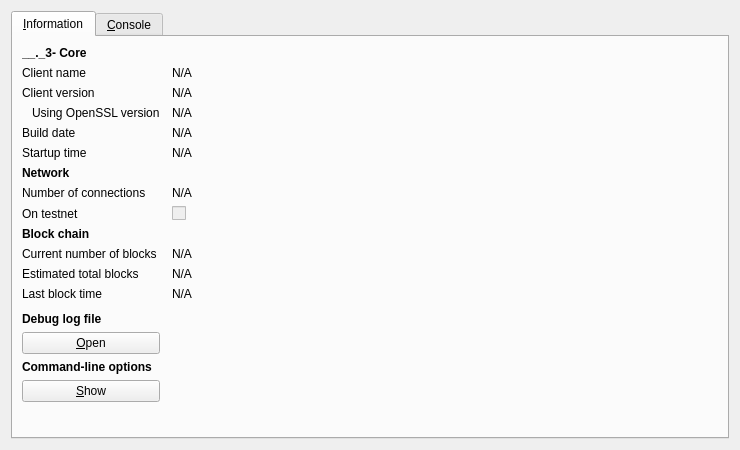
<?xml version="1.0" encoding="UTF-8"?>
<ui version="4.0">
 <class>RPCConsole</class>
 <widget class="QDialog" name="RPCConsole">
  <property name="geometry">
   <rect>
    <x>0</x>
    <y>0</y>
    <width>740</width>
    <height>450</height>
   </rect>
  </property>
  <property name="windowTitle">
   <string>__._3- - Debug window</string>
  </property>
  <layout class="QVBoxLayout" name="verticalLayout_2">
   <item>
    <widget class="QTabWidget" name="tabWidget">
     <property name="currentIndex">
      <number>0</number>
     </property>
     <widget class="QWidget" name="tab_info">
      <attribute name="title">
       <string>&amp;Information</string>
      </attribute>
      <layout class="QGridLayout" name="gridLayout" columnstretch="0,1">
       <property name="horizontalSpacing">
        <number>12</number>
       </property>
       <item row="0" column="0">
        <widget class="QLabel" name="label_9">
         <property name="font">
          <font>
           <weight>75</weight>
           <bold>true</bold>
          </font>
         </property>
         <property name="text">
          <string>__._3- Core</string>
         </property>
        </widget>
       </item>
       <item row="1" column="0">
        <widget class="QLabel" name="label_5">
         <property name="text">
          <string>Client name</string>
         </property>
        </widget>
       </item>
       <item row="1" column="1">
        <widget class="QLabel" name="clientName">
         <property name="cursor">
          <cursorShape>IBeamCursor</cursorShape>
         </property>
         <property name="text">
          <string>N/A</string>
         </property>
         <property name="textFormat">
          <enum>Qt::PlainText</enum>
         </property>
         <property name="textInteractionFlags">
          <set>Qt::LinksAccessibleByMouse|Qt::TextSelectableByKeyboard|Qt::TextSelectableByMouse</set>
         </property>
        </widget>
       </item>
       <item row="2" column="0">
        <widget class="QLabel" name="label_6">
         <property name="text">
          <string>Client version</string>
         </property>
        </widget>
       </item>
       <item row="2" column="1">
        <widget class="QLabel" name="clientVersion">
         <property name="cursor">
          <cursorShape>IBeamCursor</cursorShape>
         </property>
         <property name="text">
          <string>N/A</string>
         </property>
         <property name="textFormat">
          <enum>Qt::PlainText</enum>
         </property>
         <property name="textInteractionFlags">
          <set>Qt::LinksAccessibleByMouse|Qt::TextSelectableByKeyboard|Qt::TextSelectableByMouse</set>
         </property>
        </widget>
       </item>
       <item row="3" column="0">
        <widget class="QLabel" name="label_14">
         <property name="text">
          <string>Using OpenSSL version</string>
         </property>
         <property name="indent">
          <number>10</number>
         </property>
        </widget>
       </item>
       <item row="3" column="1">
        <widget class="QLabel" name="openSSLVersion">
         <property name="cursor">
          <cursorShape>IBeamCursor</cursorShape>
         </property>
         <property name="text">
          <string>N/A</string>
         </property>
         <property name="textFormat">
          <enum>Qt::PlainText</enum>
         </property>
         <property name="textInteractionFlags">
          <set>Qt::LinksAccessibleByMouse|Qt::TextSelectableByKeyboard|Qt::TextSelectableByMouse</set>
         </property>
        </widget>
       </item>
       <item row="4" column="0">
        <widget class="QLabel" name="label_12">
         <property name="text">
          <string>Build date</string>
         </property>
        </widget>
       </item>
       <item row="4" column="1">
        <widget class="QLabel" name="buildDate">
         <property name="cursor">
          <cursorShape>IBeamCursor</cursorShape>
         </property>
         <property name="text">
          <string>N/A</string>
         </property>
         <property name="textFormat">
          <enum>Qt::PlainText</enum>
         </property>
         <property name="textInteractionFlags">
          <set>Qt::LinksAccessibleByMouse|Qt::TextSelectableByKeyboard|Qt::TextSelectableByMouse</set>
         </property>
        </widget>
       </item>
       <item row="5" column="0">
        <widget class="QLabel" name="label_13">
         <property name="text">
          <string>Startup time</string>
         </property>
        </widget>
       </item>
       <item row="5" column="1">
        <widget class="QLabel" name="startupTime">
         <property name="cursor">
          <cursorShape>IBeamCursor</cursorShape>
         </property>
         <property name="text">
          <string>N/A</string>
         </property>
         <property name="textFormat">
          <enum>Qt::PlainText</enum>
         </property>
         <property name="textInteractionFlags">
          <set>Qt::LinksAccessibleByMouse|Qt::TextSelectableByKeyboard|Qt::TextSelectableByMouse</set>
         </property>
        </widget>
       </item>
       <item row="6" column="0">
        <widget class="QLabel" name="label_11">
         <property name="font">
          <font>
           <weight>75</weight>
           <bold>true</bold>
          </font>
         </property>
         <property name="text">
          <string>Network</string>
         </property>
        </widget>
       </item>
       <item row="7" column="0">
        <widget class="QLabel" name="label_7">
         <property name="text">
          <string>Number of connections</string>
         </property>
        </widget>
       </item>
       <item row="7" column="1">
        <widget class="QLabel" name="numberOfConnections">
         <property name="cursor">
          <cursorShape>IBeamCursor</cursorShape>
         </property>
         <property name="text">
          <string>N/A</string>
         </property>
         <property name="textFormat">
          <enum>Qt::PlainText</enum>
         </property>
         <property name="textInteractionFlags">
          <set>Qt::LinksAccessibleByMouse|Qt::TextSelectableByKeyboard|Qt::TextSelectableByMouse</set>
         </property>
        </widget>
       </item>
       <item row="8" column="0">
        <widget class="QLabel" name="label_8">
         <property name="text">
          <string>On testnet</string>
         </property>
        </widget>
       </item>
       <item row="8" column="1">
        <widget class="QCheckBox" name="isTestNet">
         <property name="enabled">
          <bool>false</bool>
         </property>
         <property name="text">
          <string/>
         </property>
        </widget>
       </item>
       <item row="9" column="0">
        <widget class="QLabel" name="label_10">
         <property name="font">
          <font>
           <weight>75</weight>
           <bold>true</bold>
          </font>
         </property>
         <property name="text">
          <string>Block chain</string>
         </property>
        </widget>
       </item>
       <item row="10" column="0">
        <widget class="QLabel" name="label_3">
         <property name="text">
          <string>Current number of blocks</string>
         </property>
        </widget>
       </item>
       <item row="10" column="1">
        <widget class="QLabel" name="numberOfBlocks">
         <property name="cursor">
          <cursorShape>IBeamCursor</cursorShape>
         </property>
         <property name="text">
          <string>N/A</string>
         </property>
         <property name="textFormat">
          <enum>Qt::PlainText</enum>
         </property>
         <property name="textInteractionFlags">
          <set>Qt::LinksAccessibleByMouse|Qt::TextSelectableByKeyboard|Qt::TextSelectableByMouse</set>
         </property>
        </widget>
       </item>
       <item row="11" column="0">
        <widget class="QLabel" name="label_4">
         <property name="text">
          <string>Estimated total blocks</string>
         </property>
        </widget>
       </item>
       <item row="11" column="1">
        <widget class="QLabel" name="totalBlocks">
         <property name="cursor">
          <cursorShape>IBeamCursor</cursorShape>
         </property>
         <property name="text">
          <string>N/A</string>
         </property>
         <property name="textFormat">
          <enum>Qt::PlainText</enum>
         </property>
         <property name="textInteractionFlags">
          <set>Qt::LinksAccessibleByMouse|Qt::TextSelectableByKeyboard|Qt::TextSelectableByMouse</set>
         </property>
        </widget>
       </item>
       <item row="12" column="0">
        <widget class="QLabel" name="label_2">
         <property name="text">
          <string>Last block time</string>
         </property>
        </widget>
       </item>
       <item row="12" column="1">
        <widget class="QLabel" name="lastBlockTime">
         <property name="cursor">
          <cursorShape>IBeamCursor</cursorShape>
         </property>
         <property name="text">
          <string>N/A</string>
         </property>
         <property name="textFormat">
          <enum>Qt::PlainText</enum>
         </property>
         <property name="textInteractionFlags">
          <set>Qt::LinksAccessibleByMouse|Qt::TextSelectableByKeyboard|Qt::TextSelectableByMouse</set>
         </property>
        </widget>
       </item>
       <item row="13" column="0">
        <spacer name="verticalSpacer_2">
         <property name="orientation">
          <enum>Qt::Vertical</enum>
         </property>
         <property name="sizeHint" stdset="0">
          <size>
           <width>20</width>
           <height>20</height>
          </size>
         </property>
        </spacer>
       </item>
       <item row="14" column="0">
        <widget class="QLabel" name="labelDebugLogfile">
         <property name="font">
          <font>
           <weight>75</weight>
           <bold>true</bold>
          </font>
         </property>
         <property name="text">
          <string>Debug log file</string>
         </property>
        </widget>
       </item>
       <item row="15" column="0">
        <widget class="QPushButton" name="openDebugLogfileButton">
         <property name="toolTip">
          <string>Open the __._3- debug log file from the current data directory. This can take a few seconds for large log files.</string>
         </property>
         <property name="text">
          <string>&amp;Open</string>
         </property>
         <property name="autoDefault">
          <bool>false</bool>
         </property>
        </widget>
       </item>
       <item row="16" column="0">
        <widget class="QLabel" name="labelCLOptions">
         <property name="font">
          <font>
           <weight>75</weight>
           <bold>true</bold>
          </font>
         </property>
         <property name="text">
          <string>Command-line options</string>
         </property>
        </widget>
       </item>
       <item row="17" column="0">
        <widget class="QPushButton" name="showCLOptionsButton">
         <property name="toolTip">
          <string>Show the __._3--Qt help message to get a list with possible __._3- command-line options.</string>
         </property>
         <property name="text">
          <string>&amp;Show</string>
         </property>
         <property name="autoDefault">
          <bool>false</bool>
         </property>
        </widget>
       </item>
       <item row="18" column="0">
        <spacer name="verticalSpacer">
         <property name="orientation">
          <enum>Qt::Vertical</enum>
         </property>
         <property name="sizeHint" stdset="0">
          <size>
           <width>20</width>
           <height>40</height>
          </size>
         </property>
        </spacer>
       </item>
      </layout>
     </widget>
     <widget class="QWidget" name="tab_console">
      <attribute name="title">
       <string>&amp;Console</string>
      </attribute>
      <layout class="QVBoxLayout" name="verticalLayout_3">
       <property name="spacing">
        <number>3</number>
       </property>
       <item>
        <widget class="QTextEdit" name="messagesWidget">
         <property name="minimumSize">
          <size>
           <width>0</width>
           <height>100</height>
          </size>
         </property>
         <property name="readOnly">
          <bool>true</bool>
         </property>
         <property name="tabKeyNavigation" stdset="0">
          <bool>false</bool>
         </property>
         <property name="columnCount" stdset="0">
          <number>2</number>
         </property>
        </widget>
       </item>
       <item>
        <layout class="QHBoxLayout" name="horizontalLayout">
         <property name="spacing">
          <number>3</number>
         </property>
         <item>
          <widget class="QLabel" name="label">
           <property name="text">
            <string notr="true">&gt;</string>
           </property>
          </widget>
         </item>
         <item>
          <widget class="QLineEdit" name="lineEdit"/>
         </item>
         <item>
          <widget class="QPushButton" name="clearButton">
           <property name="maximumSize">
            <size>
             <width>24</width>
             <height>24</height>
            </size>
           </property>
           <property name="toolTip">
            <string>Clear console</string>
           </property>
           <property name="text">
            <string/>
           </property>
           <property name="icon">
            <iconset resource="../bitcoin.qrc">
             <normaloff>:/icons/remove</normaloff>:/icons/remove</iconset>
           </property>
           <property name="shortcut">
            <string notr="true">Ctrl+L</string>
           </property>
           <property name="autoDefault">
            <bool>false</bool>
           </property>
          </widget>
         </item>
        </layout>
       </item>
      </layout>
     </widget>
    </widget>
   </item>
  </layout>
 </widget>
 <resources>
  <include location="../bitcoin.qrc"/>
 </resources>
 <connections/>
</ui>
